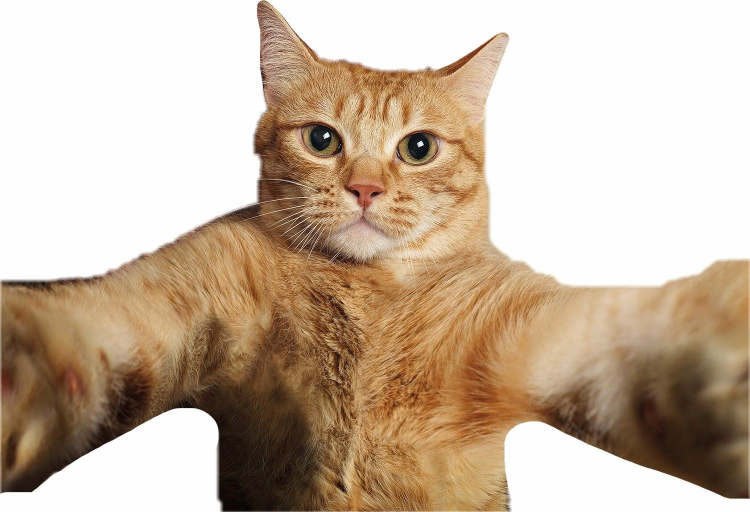
#> input picture Task9/pic.png, 1499 x 1024 px (shown at 1/2 size)
$ python 9a_v.py
#> lines starting #> are read from the running program, lines starting #| are printed output that depends on the picture
import cv2
import numpy as np


def bilinear_warp_inverse(img, src_quad, dst_quad, out_size):
    h, w = out_size
    result = np.zeros((h, w, 3), dtype=np.uint8)

    H = cv2.getPerspectiveTransform(src_quad, dst_quad)
    H_inv = np.linalg.inv(H)

    for y in range(h):
        for x in range(w):
            pt = np.array([x, y, 1])
            src_pt = H_inv @ pt
            src_pt /= src_pt[2]

            sx, sy = src_pt[:2]

            if 0 <= sx < img.shape[1] - 1 and 0 <= sy < img.shape[0] - 1:
                x0, y0 = int(sx), int(sy)
                dx, dy = sx - x0, sy - y0

                top = (1 - dx) * img[y0, x0] + dx * img[y0, x0 + 1]
                bottom = (1 - dx) * img[y0 + 1, x0] + dx * img[y0 + 1, x0 + 1]
                pixel = (1 - dy) * top + dy * bottom

                result[y, x] = pixel

    return result


if __name__ == "__main__":
    import os

    script_dir = os.path.dirname(os.path.abspath(__file__))
    img_path = os.path.join(script_dir, "pic.png")

    img = cv2.imread(img_path)
#> img is the input picture: shape (1024, 1499, 3); mean B, G, R 160.7, 180.6, 199.9

    if img is None:
        print("Ошибка загрузки изображения.")
        exit()

    img = cv2.resize(img, (600, 600))
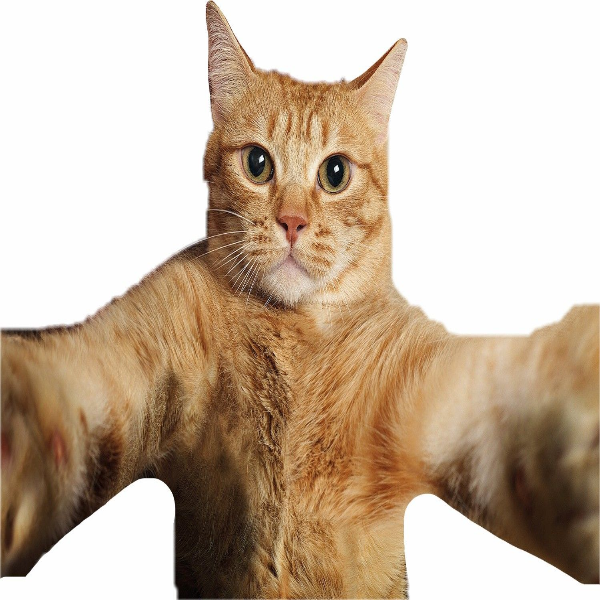
#> img: shape (600, 600, 3); mean B, G, R 160.6, 180.5, 199.8

    h, w = img.shape[:2]
#> h = 600; w = 600

    src_quad = np.float32([
        [0, 0],
        [w, 0],
        [w, h],
        [0, h]
    ])
#> src_quad = [[0, 0], [600, 0], [600, 600], [0, 600]]

    dst_quad = np.float32([
        [50, 100],
        [w - 50, 50],
        [w - 100, h - 50],
        [100, h - 100]
    ])

    print("9A-V: Билинейный варпинг с обратным отображением")
    warped = bilinear_warp_inverse(img, src_quad, dst_quad, (w, h))
#> after the loop in bilinear_warp_inverse, `for y in range(h):`:
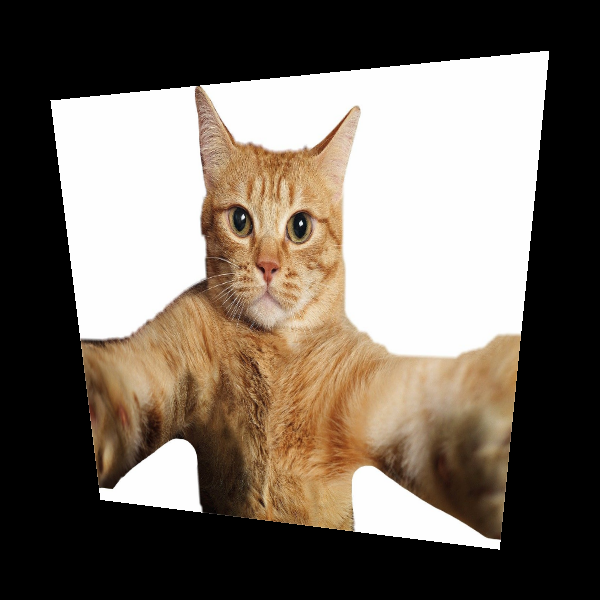
#> result: shape (600, 600, 3); mean B, G, R 96.2, 106.4, 116.2
    cv2.imshow("9A-V Bilinear Warp", warped)
    cv2.waitKey(0)
    cv2.destroyAllWindows()
